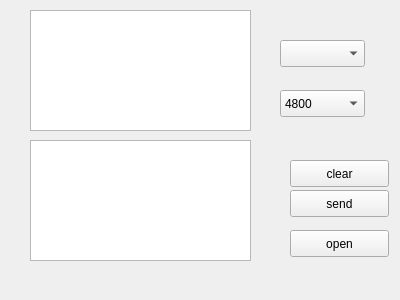
<?xml version="1.0" encoding="UTF-8"?>
<ui version="4.0">
 <class>MainWindow</class>
 <widget class="QMainWindow" name="MainWindow">
  <property name="geometry">
   <rect>
    <x>0</x>
    <y>0</y>
    <width>400</width>
    <height>300</height>
   </rect>
  </property>
  <property name="windowTitle">
   <string>MainWindow</string>
  </property>
  <widget class="QWidget" name="centralWidget">
   <widget class="QPushButton" name="clearButton">
    <property name="geometry">
     <rect>
      <x>290</x>
      <y>160</y>
      <width>99</width>
      <height>27</height>
     </rect>
    </property>
    <property name="text">
     <string>clear</string>
    </property>
   </widget>
   <widget class="QPushButton" name="sendButton">
    <property name="geometry">
     <rect>
      <x>290</x>
      <y>190</y>
      <width>99</width>
      <height>27</height>
     </rect>
    </property>
    <property name="text">
     <string>send</string>
    </property>
   </widget>
   <widget class="QPushButton" name="openButton">
    <property name="geometry">
     <rect>
      <x>290</x>
      <y>230</y>
      <width>99</width>
      <height>27</height>
     </rect>
    </property>
    <property name="text">
     <string>open</string>
    </property>
   </widget>
   <widget class="QComboBox" name="PortBox">
    <property name="geometry">
     <rect>
      <x>280</x>
      <y>40</y>
      <width>85</width>
      <height>27</height>
     </rect>
    </property>
   </widget>
   <widget class="QComboBox" name="BaudBox">
    <property name="geometry">
     <rect>
      <x>280</x>
      <y>90</y>
      <width>85</width>
      <height>27</height>
     </rect>
    </property>
    <item>
     <property name="text">
      <string>4800</string>
     </property>
    </item>
    <item>
     <property name="text">
      <string>9600</string>
     </property>
    </item>
    <item>
     <property name="text">
      <string>115200</string>
     </property>
    </item>
   </widget>
   <widget class="QTextEdit" name="textEdit">
    <property name="geometry">
     <rect>
      <x>30</x>
      <y>10</y>
      <width>221</width>
      <height>121</height>
     </rect>
    </property>
   </widget>
   <widget class="QTextEdit" name="textEdit_2">
    <property name="geometry">
     <rect>
      <x>30</x>
      <y>140</y>
      <width>221</width>
      <height>121</height>
     </rect>
    </property>
   </widget>
  </widget>
 </widget>
 <layoutdefault spacing="6" margin="11"/>
 <resources/>
 <connections/>
</ui>
